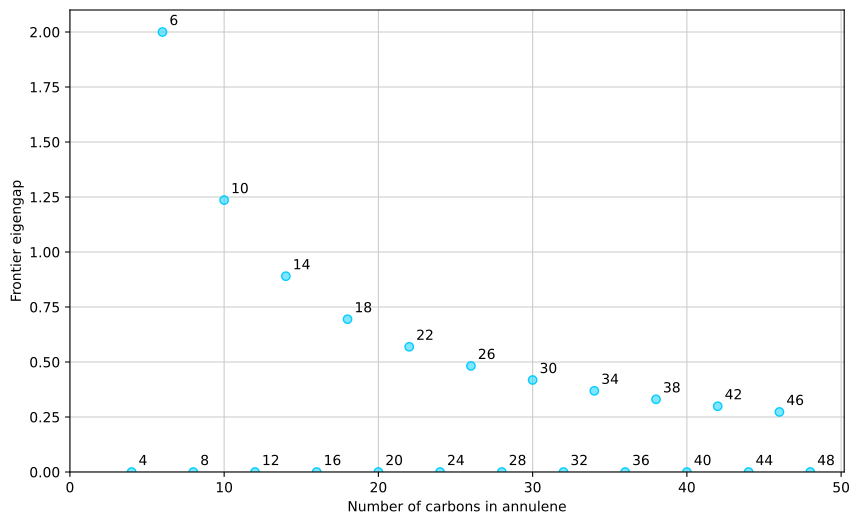

This chart was generated by the following Python code:
import numpy as np
import networkx as nx
from rdkit import Chem
from matplotlib import pyplot as plt

def findEigs(smiles):
    mol = Chem.MolFromSmiles(smiles)

    adjacency = np.array(Chem.rdmolops.GetAdjacencyMatrix(mol))

    graph = nx.from_numpy_array(adjacency)
    inc_matrix_sparse = nx.incidence_matrix(graph, oriented=True)
    coboundary = inc_matrix_sparse.T.todense()

    laplacian = coboundary.T @ coboundary

    eigenvalues = np.linalg.eigvalsh(laplacian)

    eigenvalues = eigenvalues.tolist()
    eigenvalues = sorted([round(val) if close else round(val, 4) 
                        for close, val in 
                        zip(np.isclose(eigenvalues, np.round(eigenvalues)), eigenvalues)])

    return eigenvalues

x, y = [], []

for i in range(4, 50, 2):
    smiles = "C1" + ((i-2)//2)*"=CC" + "=C1"
    electrons = i

    eigenvalues = findEigs(smiles)

    homo = 0
    lumo = 0
    for val in eigenvalues:

        if homo > 0:
            lumo = val
            x.append(i)
            y.append(lumo-homo)
            break
        elif electrons - 2 <= 0:
            homo = val
        else:
            electrons -= 2
            
plt.figure(figsize=(10,6))

plt.xlabel('Number of carbons in annulene')
plt.ylabel('Frontier eigengap')
plt.grid(visible=True, which="both", color="0.8", zorder=1)
plt.scatter(x, y, facecolor=(0.0078, 0.8000, 0.9961, 0.5), edgecolor="xkcd:bright sky blue", zorder=2)
for i in range(len(x)):
    plt.annotate(x[i], xy=(x[i], y[i]), xytext=(5, 5), textcoords='offset points', color="0", size="medium", ha="left")

plt.xlim(left=0)
plt.ylim(bottom=0)
plt.savefig("furtherannulenes.pdf", format="pdf", bbox_inches='tight')
plt.clf()
